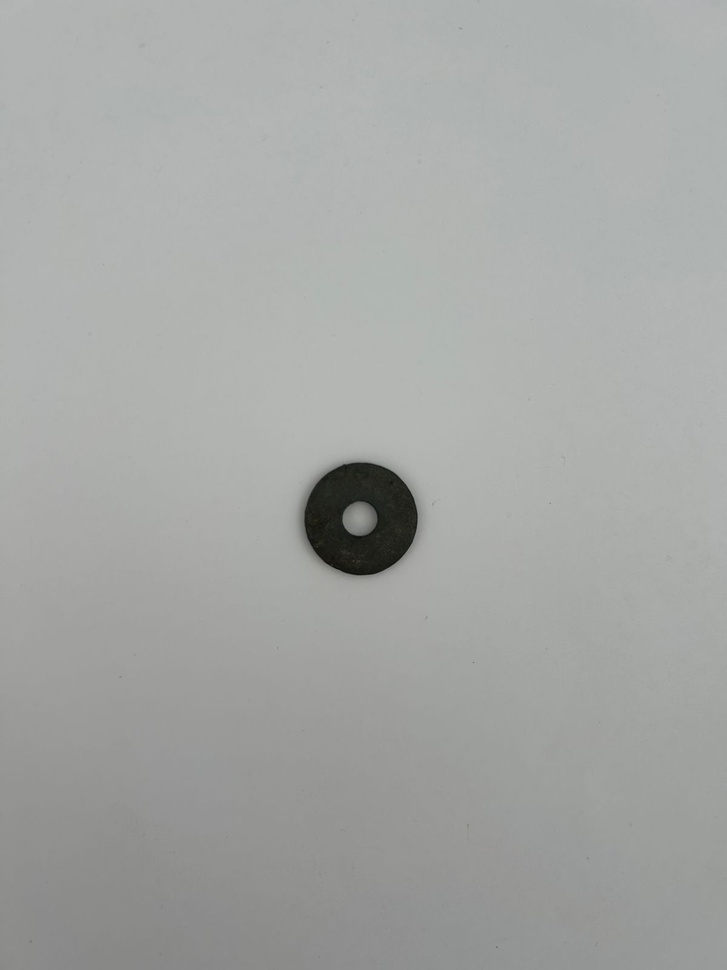
#> input picture dataset_mix/WhatsApp Image 2025-11-10 at 09.09.55.jpeg, 727 x 970 px, shrunk from 1200 x 1600 before the run, found by its file name
$ python mascarilla.py
#> lines starting #> are read from the running program, lines starting #| are printed output that depends on the picture; after the words box and inside, x2 and y2 are one past the last pixel; in counts of white or black regions, pixels touching at a corner belong together
#!/usr/bin/env python3
# -*- coding: utf-8 -*-
"""
Genera y guarda la máscara binaria de una imagen del dataset.
Mostrará el objeto original y la máscara resultante.
"""

import cv2
import numpy as np
from matplotlib import pyplot as plt

# Ruta de una imagen del dataset (cambiá el nombre por una tuya)
img_path = "dataset_mix\WhatsApp Image 2025-11-10 at 09.09.55.jpeg"

# Leer imagen y convertir a escala de grises
img = cv2.imread(img_path)
#> img is the input picture: shape (970, 727, 3); mean B, G, R 164.5, 166.5, 164.8
gray = cv2.cvtColor(img, cv2.COLOR_BGR2GRAY)

# Normalizar contraste y suavizar ruido
gray_eq = cv2.equalizeHist(gray)
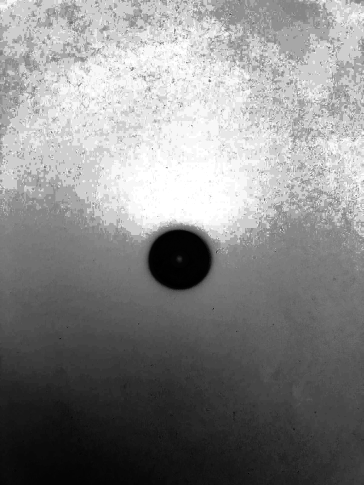
#> gray_eq: shape (970, 727) (shown at 1/2 size); min 0, max 255, mean 134.5
blur = cv2.GaussianBlur(gray_eq, (5,5), 0)

# Umbral adaptativo (objeto oscuro sobre fondo claro)
_, th = cv2.threshold(blur, 0, 255, cv2.THRESH_BINARY_INV + cv2.THRESH_OTSU)
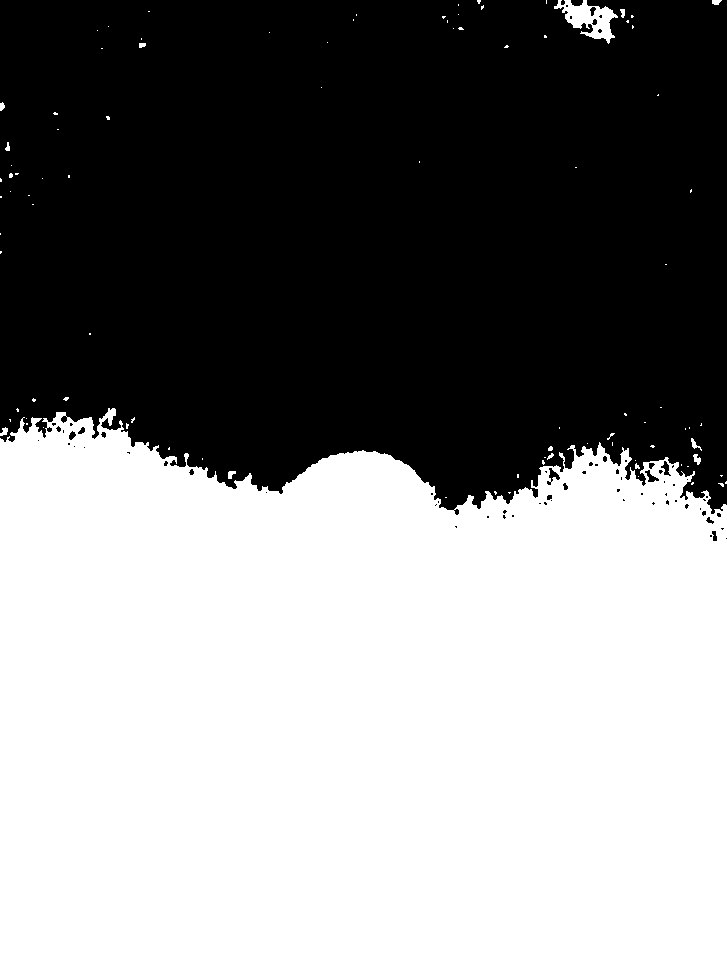
#> th: shape (970, 727); 52.3% white; 72 black regions (55 under 20 px), largest, box (x1, y1, x2, y2) and area: (0, 0, 727, 515) 335694, (547, 468, 560, 485) 87, (645, 470, 659, 482) 72

# Operaciones morfológicas (limpieza)
th = cv2.morphologyEx(th, cv2.MORPH_OPEN, np.ones((3,3), np.uint8), iterations=1)
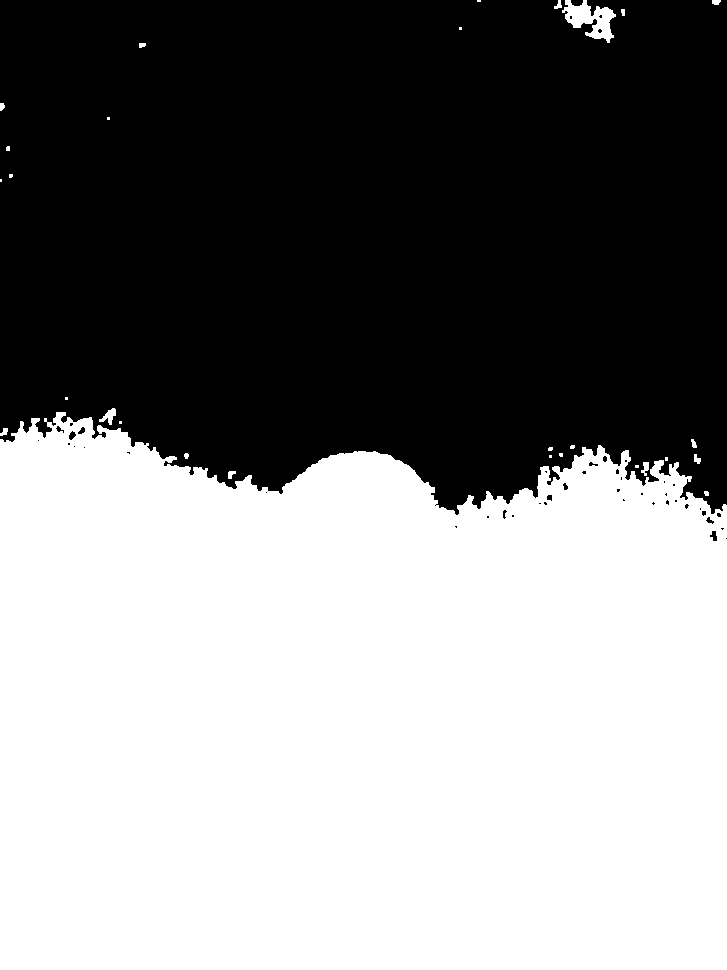
#> th: shape (970, 727); 52.1% white; 47 black regions (35 under 20 px), largest, box (x1, y1, x2, y2) and area: (0, 0, 727, 515) 337017, (571, 0, 583, 6) 62, (710, 531, 717, 541) 45
th = cv2.morphologyEx(th, cv2.MORPH_CLOSE, np.ones((5,5), np.uint8), iterations=1)
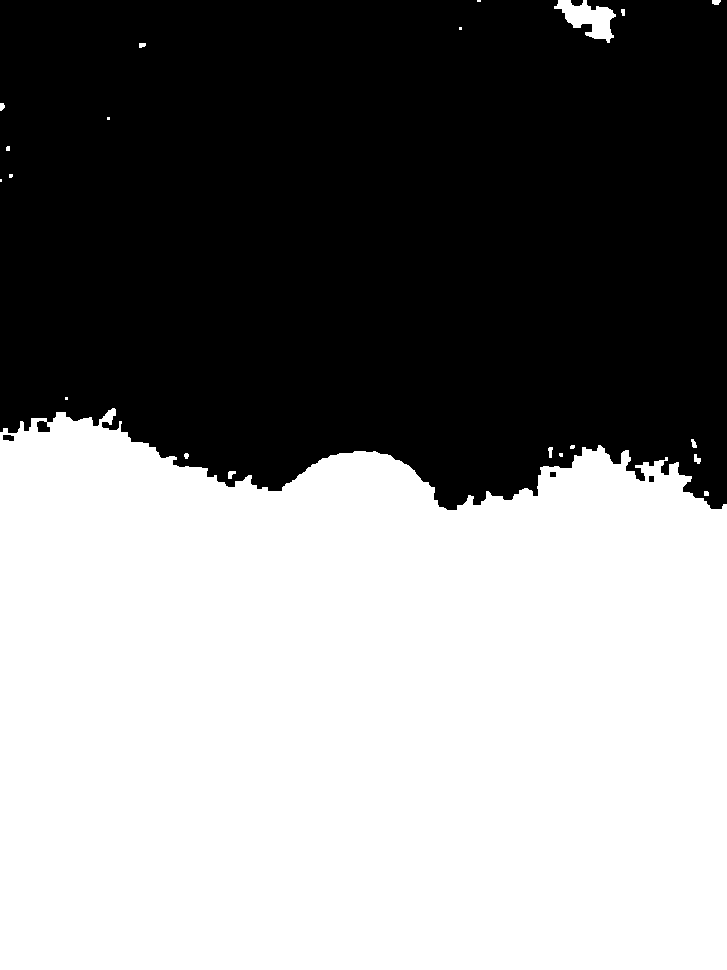
#> th: shape (970, 727); 52.3% white; 5 black regions

# Buscar contornos y quedarse con el más grande
cnts, _ = cv2.findContours(th, cv2.RETR_EXTERNAL, cv2.CHAIN_APPROX_SIMPLE)
#> cnts = 21 contours, 12 with area under 20; largest, box (x1, y1, x2, y2) and area: (0, 408, 727, 970) 365999, (554, 0, 616, 43) 1222, (694, 454, 701, 464) 32, (228, 471, 236, 479) 30, (712, 0, 721, 5) 26
mask = np.zeros_like(th)
if cnts:
    c = max(cnts, key=cv2.contourArea)
#> c = contour of 472 points, box (x1, y1, x2, y2) (0, 408, 727, 970), area 365999
    cv2.drawContours(mask, [c], -1, 255, thickness=-1)
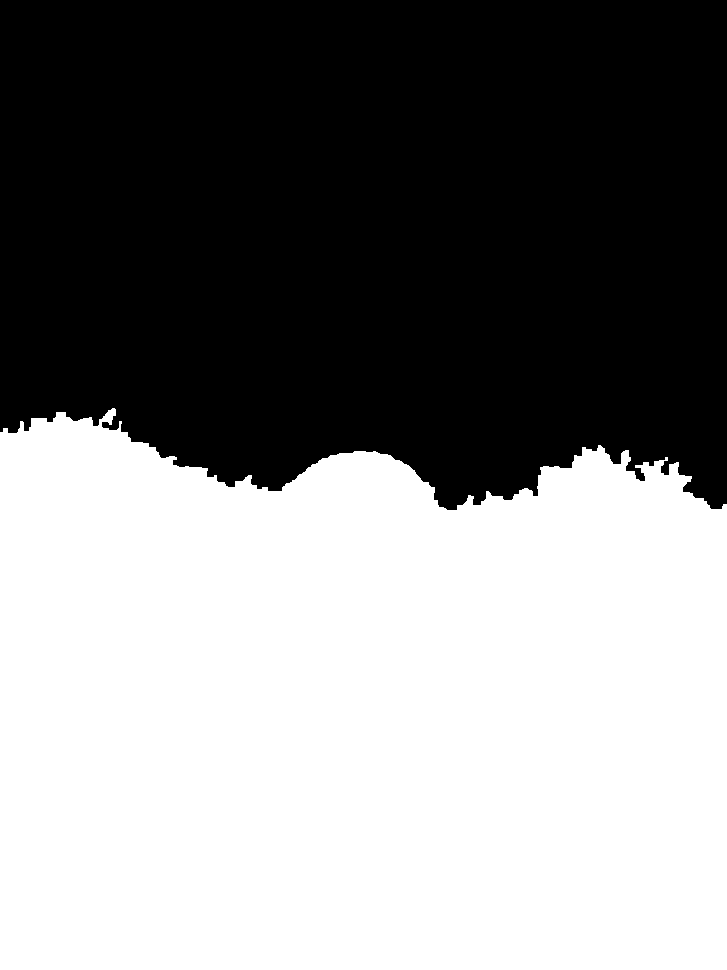
#> mask: shape (970, 727); 52.1% white; 1 black region, box (x1, y1, x2, y2) and area: (0, 0, 727, 510) 337713

# Guardar la máscara en disco
cv2.imwrite("mask_demo.png", mask)
print("✅ Máscara guardada como mask_demo.png")

# Mostrar resultado
plt.figure(figsize=(10,5))
plt.subplot(1,2,1); plt.imshow(cv2.cvtColor(img, cv2.COLOR_BGR2RGB)); plt.title("Imagen original"); plt.axis("off")
plt.subplot(1,2,2); plt.imshow(mask, cmap="gray"); plt.title("Máscara binaria"); plt.axis("off")
plt.show()
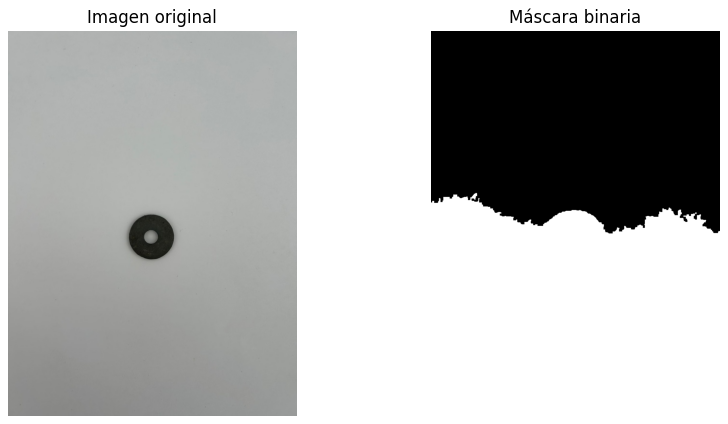
#> figure drawn by matplotlib, 2 panels

$ run again, with dataset_mix/WhatsApp Image 2025-11-10 at 09.05.45.jpeg copied over dataset_mix/WhatsApp Image 2025-11-10 at 09.09.55.jpeg
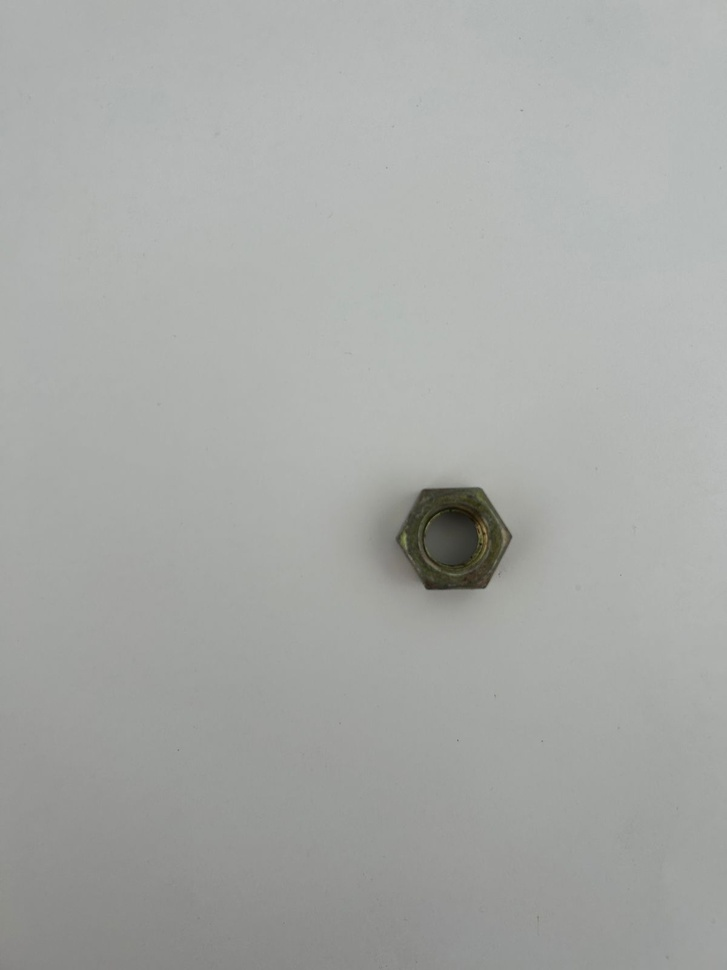
#> input picture dataset_mix/WhatsApp Image 2025-11-10 at 09.05.45.jpeg, 727 x 970 px, shrunk from 1200 x 1600 before the run, found by its file name
#> img is the input picture: shape (970, 727, 3); mean B, G, R 166.5, 169, 167.2
#> `th = cv2.morphologyEx(th, cv2.MORPH_CLOSE, np.ones((5,5), np.uint8), i..`:
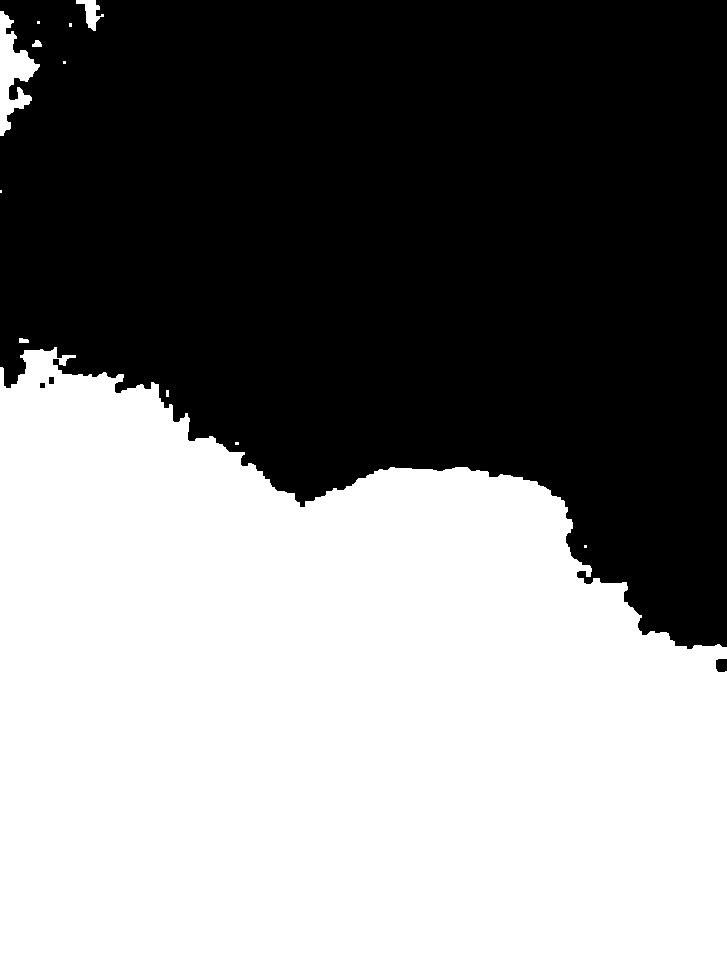
#> th: shape (970, 727); 50.9% white; 4 black regions
#> cnts = 12 contours, 7 with area under 20; largest, box (x1, y1, x2, y2) and area: (0, 347, 727, 970) 354495, (0, 11, 40, 136) 2012, (76, 0, 104, 31) 322, (32, 40, 42, 47) 38, (19, 338, 29, 343) 30
#> c = contour of 472 points, box (x1, y1, x2, y2) (0, 347, 727, 970), area 354495
#> mask: shape (970, 727); 50.5% white; 2 black regions, box (x1, y1, x2, y2) and area: (0, 0, 727, 649) 349102, (716, 659, 727, 672) 135
#> `plt.show()`:
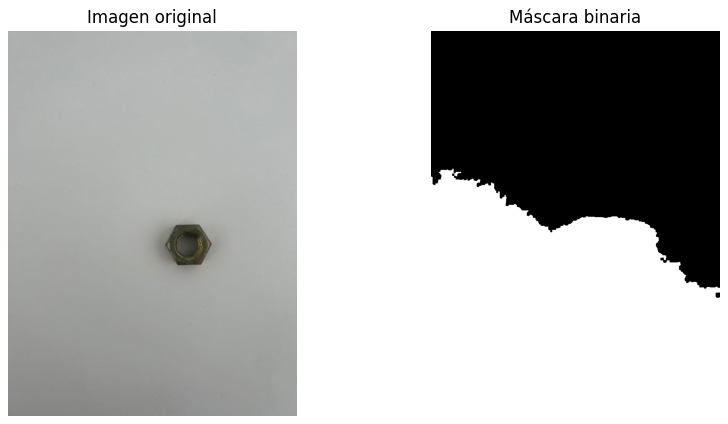
#> figure drawn by matplotlib, 2 panels

$ run again, with dataset_mix/WhatsApp Image 2025-11-10 at 09.05.46.jpeg copied over dataset_mix/WhatsApp Image 2025-11-10 at 09.09.55.jpeg
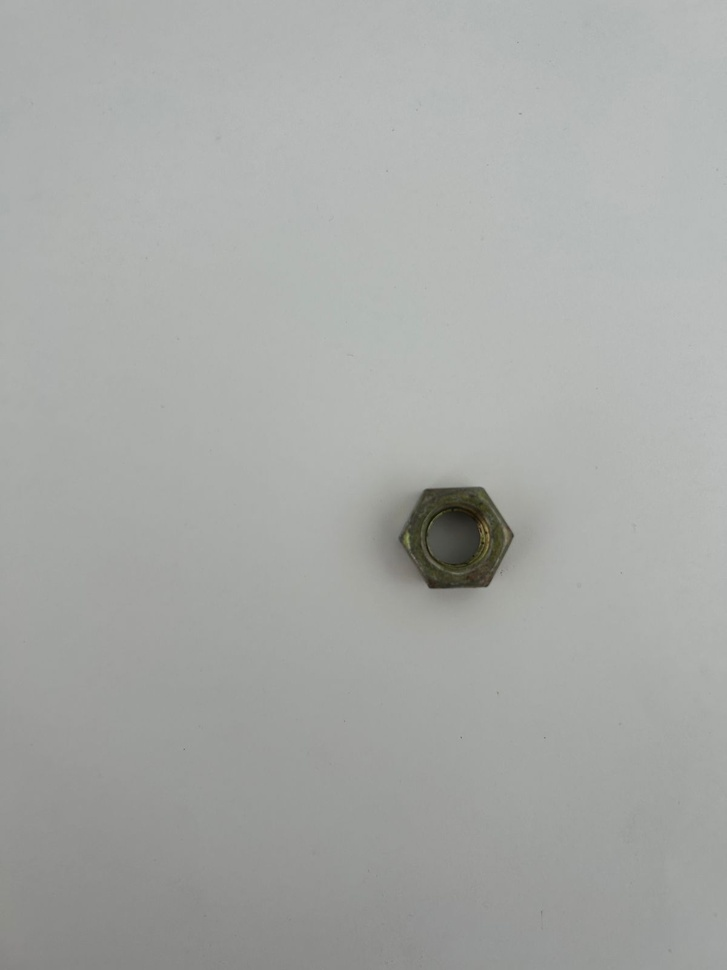
#> input picture dataset_mix/WhatsApp Image 2025-11-10 at 09.05.46.jpeg, 727 x 970 px, shrunk from 1200 x 1600 before the run, found by its file name
#> img is the input picture: shape (970, 727, 3); mean B, G, R 166.5, 169, 167.2
#> `th = cv2.morphologyEx(th, cv2.MORPH_CLOSE, np.ones((5,5), np.uint8), i..`:
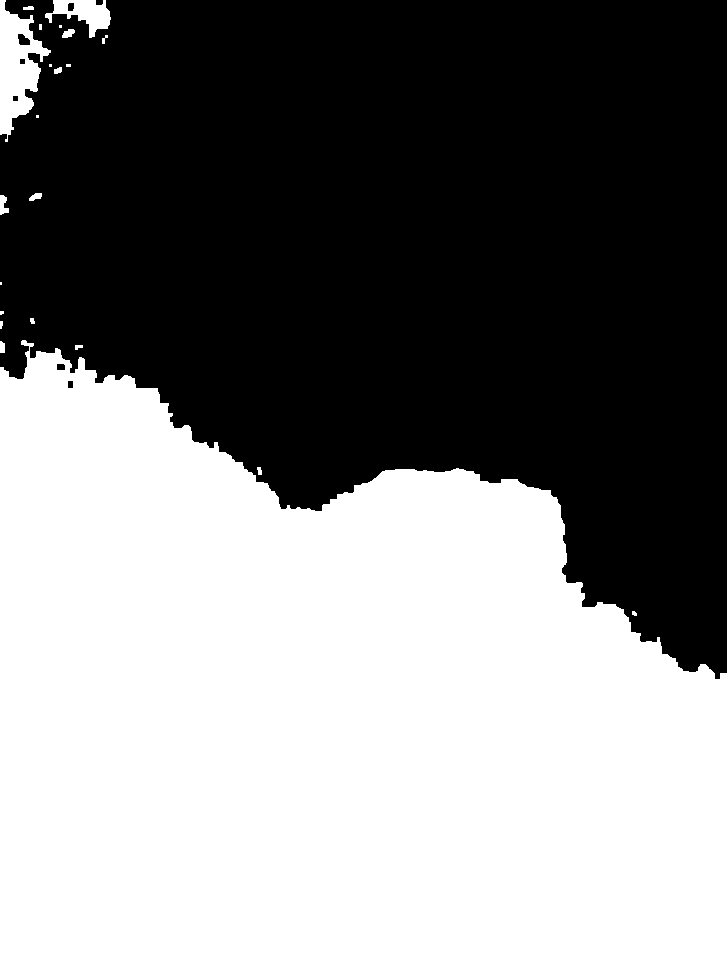
#> th: shape (970, 727); 50.5% white; 8 black regions
#> cnts = 22 contours, 12 with area under 20; largest, box (x1, y1, x2, y2) and area: (0, 340, 727, 970) 349309, (0, 0, 51, 142) 3630, (45, 0, 111, 38) 1134, (0, 195, 9, 215) 92, (62, 29, 75, 38) 64
#> c = contour of 440 points, box (x1, y1, x2, y2) (0, 340, 727, 970), area 349309
#> mask: shape (970, 727); 49.7% white; 1 white region, box (x1, y1, x2, y2) and area: (0, 340, 727, 970) 350717
#> `plt.show()`:
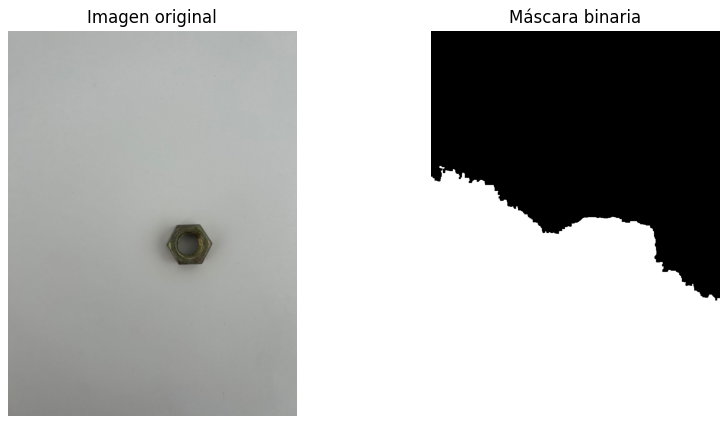
#> figure drawn by matplotlib, 2 panels
